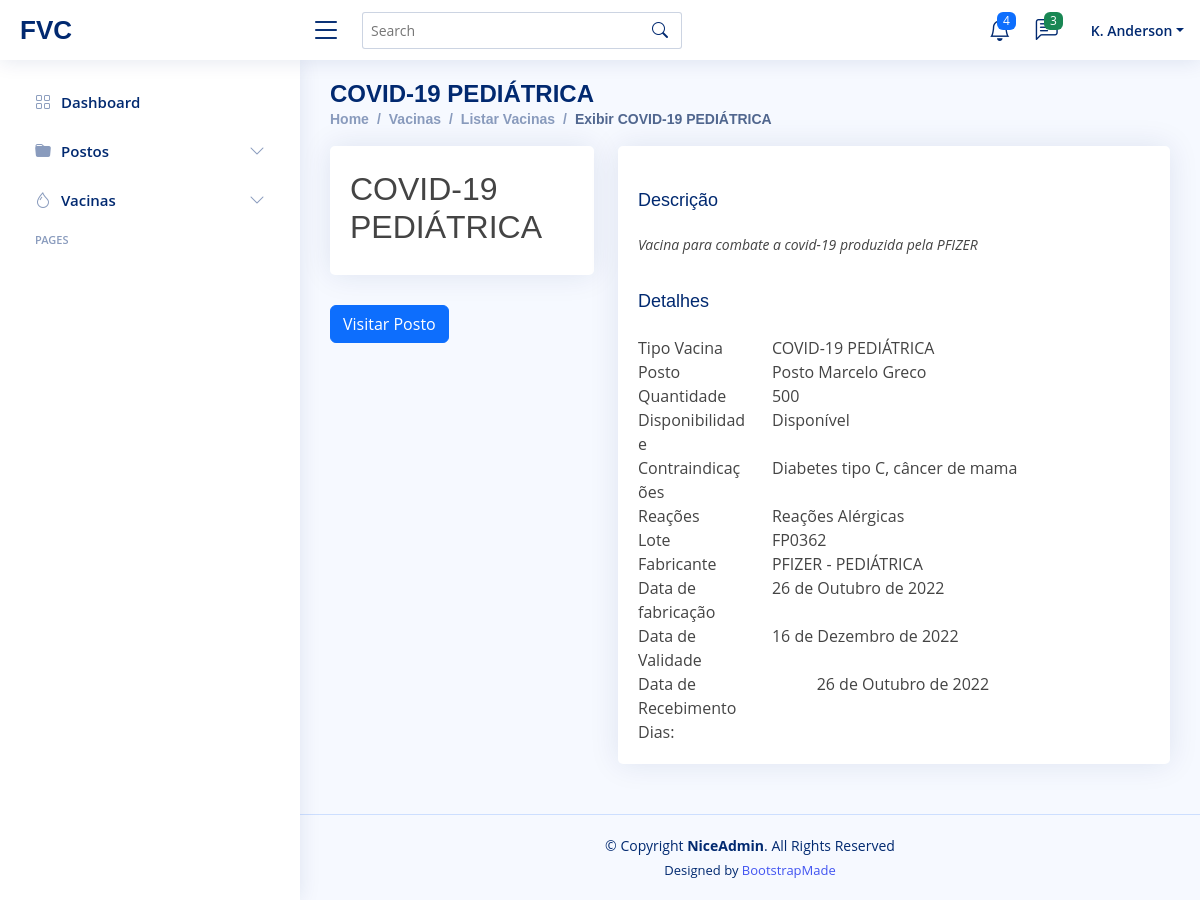
Before: /vacshow/1 with the older database file.
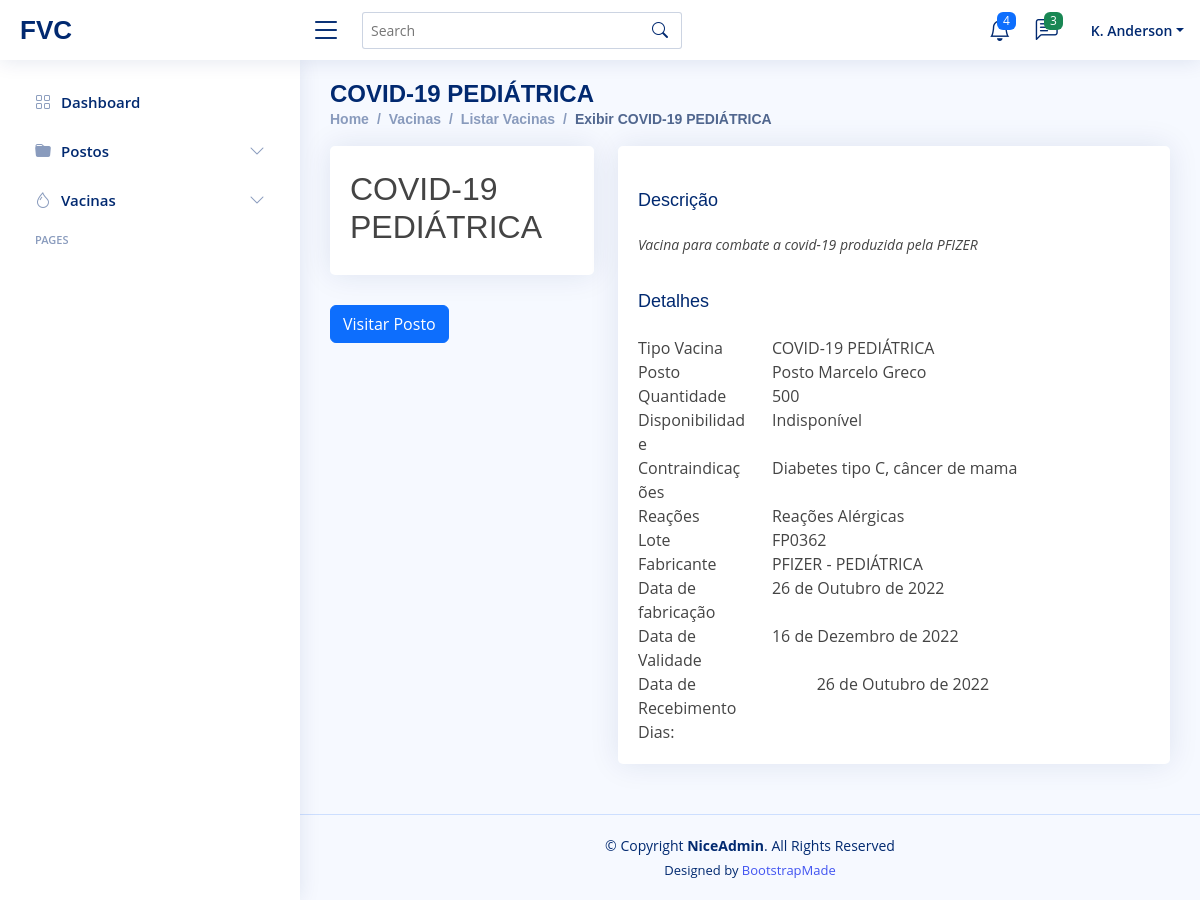
After: the same page with the newer database file.
### core/views.py (the view)
# urls.py: path('vacshow/<int:id_vacina>', vac_show, name= "show_vacinas"),
def  vac_show(request, id_vacina):
    vacina = vacinas.objects.get(pk = id_vacina)
    dias = vacina.vac_dias.all()
    pacote = {"vacinaChave": vacina, "dias":dias}
    return render(request, "vac-show.html",pacote)

### core/models.py (called while the page is built)
    def __str__(self):
        return (self.pos_nome)

### core/templates/vac-show.html (shortened to what this page needs)
{%extends 'layouts/pages-blank.html'%}
{%block page-name%}{{vacinaChave.vac_tipo_vacina}}{%endblock page-name%}
{%block directory%}
<li class="breadcrumb-item"><a href="index.html">Home</a></li>
<li class="breadcrumb-item">Vacinas</li>
<li class="breadcrumb-item"><a href="{%url 'lista_vacinas'%}">Listar Vacinas</a></li>
<li class="breadcrumb-item active">Exibir {{vacinaChave.vac_tipo_vacina}}</li>
{%endblock directory%}
{%block main-content%}
<div class="row">
    <div class="col-xl-4">
      <div class="card">
        <div class="card-body profile-card pt-4 d-flex flex-column align-items-center">
          <h2>{{vacinaChave.vac_tipo_vacina}}</h2>
        </div>
      </div>
      <div class="">
        <a href= "{% url 'show_postos' vacinaChave.vac_posto.id%}">
          <button type="button" class="btn btn-primary">
            Visitar Posto
          </button>
        </a>
      </div>
    </div>
    <div class="col-xl-8">
      <div class="card">
        <div class="card-body pt-3">
          <div class="tab-content pt-2">
            <div class="tab-pane fade show active profile-overview" id="profile-overview">
              <h5 class="card-title">Descrição</h5>
              <p class="small fst-italic">{{vacinaChave.vac_descricao}}</p>
              <h5 class="card-title">Detalhes</h5>
              <div class="row">
                <div class="col-lg-3 col-md-4 label ">Tipo Vacina</div>
                <div class="col-lg-9 col-md-8">{{vacinaChave.vac_tipo_vacina}}</div>
              </div>
              <div class="row">
                <div class="col-lg-3 col-md-4 label ">Posto</div>
                <div class="col-lg-9 col-md-8">{{vacinaChave.vac_posto}}</div>
              </div>
              <div class="row">
                <div class="col-lg-3 col-md-4 label">Quantidade</div>
                <div class="col-lg-9 col-md-8">{{vacinaChave.vac_quantidade}}</div>
              </div>
              <div class="row">
                <div class="col-lg-3 col-md-4 label">Disponibilidade</div>
                <div class="col-lg-9 col-md-8">
                  {%if vacinaChave.vac_disponibilidade%}
                    <div class="col-lg-9 col-md-8">Disponível</div>
                  {% else %}
                    <div class="col-lg-9 col-md-8">Indisponível</div>
                  {% endif %}
                </div>
              </div>
              <div class="row">
                <div class="col-lg-3 col-md-4 label">Contraindicações</div>
                <div class="col-lg-9 col-md-8">{{vacinaChave.vac_contraindicacao}}</div>
              </div>
              <div class="row">
                <div class="col-lg-3 col-md-4 label">Reações</div>
                <div class="col-lg-9 col-md-8">{{vacinaChave.vac_reacoes}}</div>
              </div>
              <div class="row">
                <div class="col-lg-3 col-md-4 label">Lote</div>
                <div class="col-lg-9 col-md-8">{{vacinaChave.vac_lote}}</div>
              </div>
              <div class="row">
                <div class="col-lg-3 col-md-4 label">Fabricante</div>
                <div class="col-lg-9 col-md-8">{{vacinaChave.vac_fabricante}}</div>
              </div>
              <div class="row">
                <div class="col-lg-3 col-md-4 label">Data de fabricação</div>
                <div class="col-lg-9 col-md-8">{{vacinaChave.vac_data_fabricacao}}</div>
              </div>
              <div class="row">
                <div class="col-lg-3 col-md-4 label">Data de Validade</div>
                <div class="col-lg-9 col-md-8">{{vacinaChave.vac_data_validade}}</div>
              </div>
              <div class="row">
                <div class="col-lg-4 col-md-4 label">Data de Recebimento</div>
                <div class="col-lg-8 col-md-8">{{vacinaChave.vac_data_recebimento}}</div>
              </div>
              <div class="row">
                <div class="col-lg-4 col-md-4 label">Dias:</div>
              </div>
            </div>
          </div>
        </div>
      </div>
    </div>
  </div>
{%endblock main-content%}

Changed rows visible on the page:
changed vacinas "COVID-19 PEDIÁTRICA": vac_disponibilidade True → False (drawn)
Other visible differences:
text no longer shown: "Disponível"
text now shown: "Indisponível"
